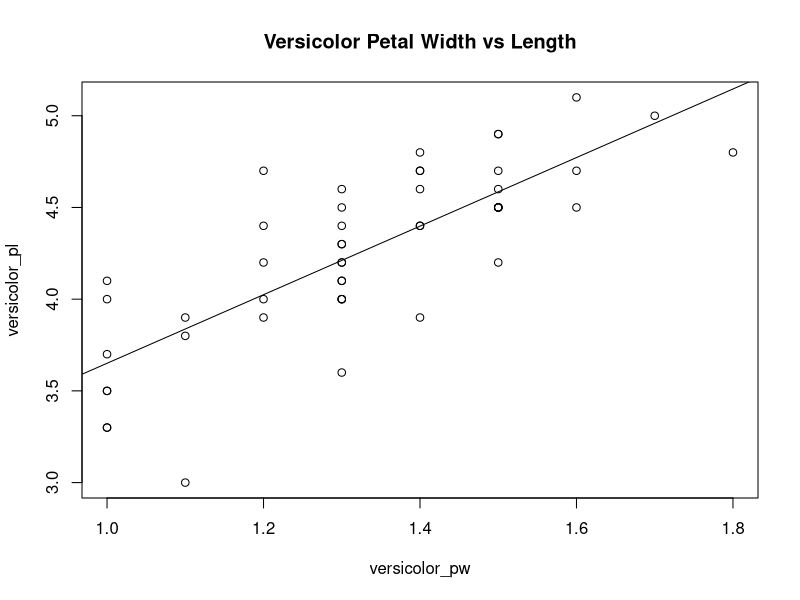
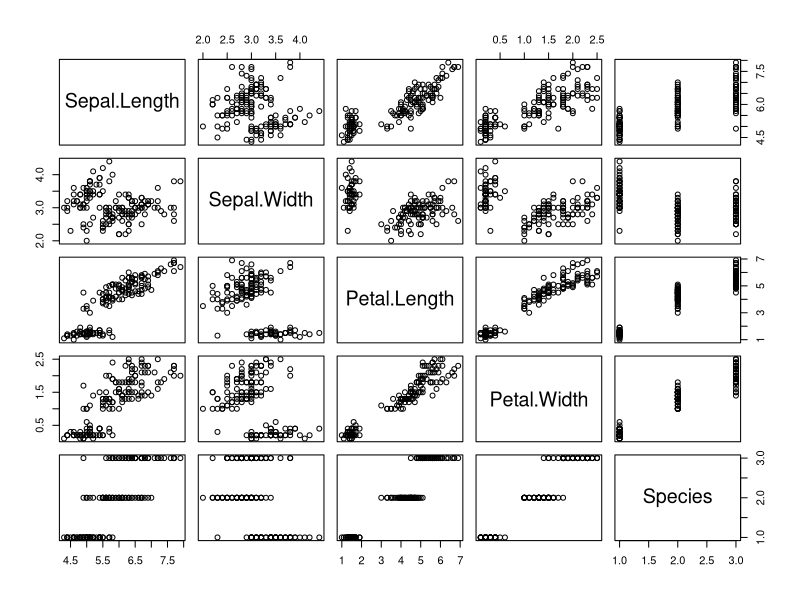
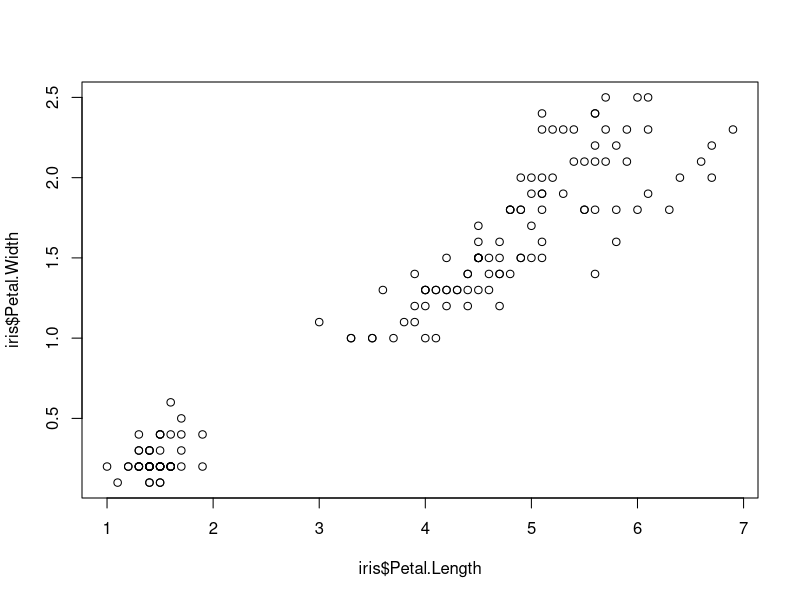
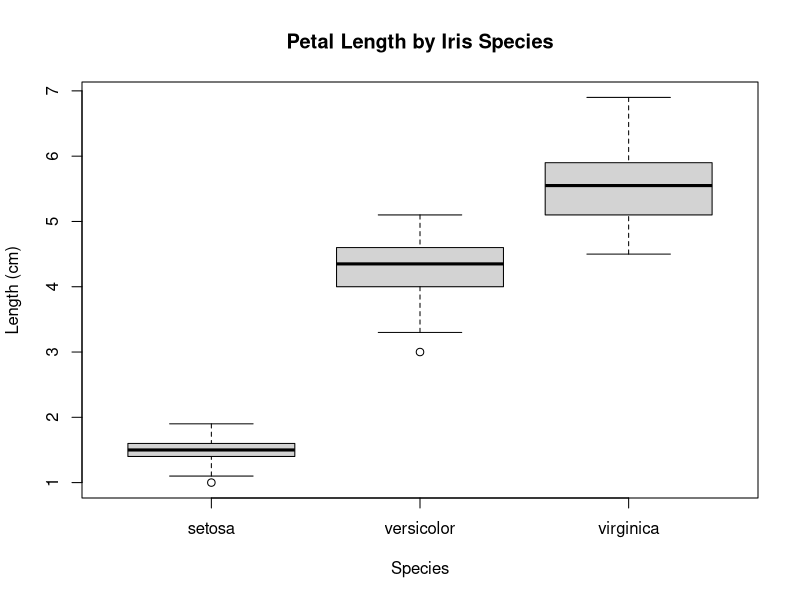
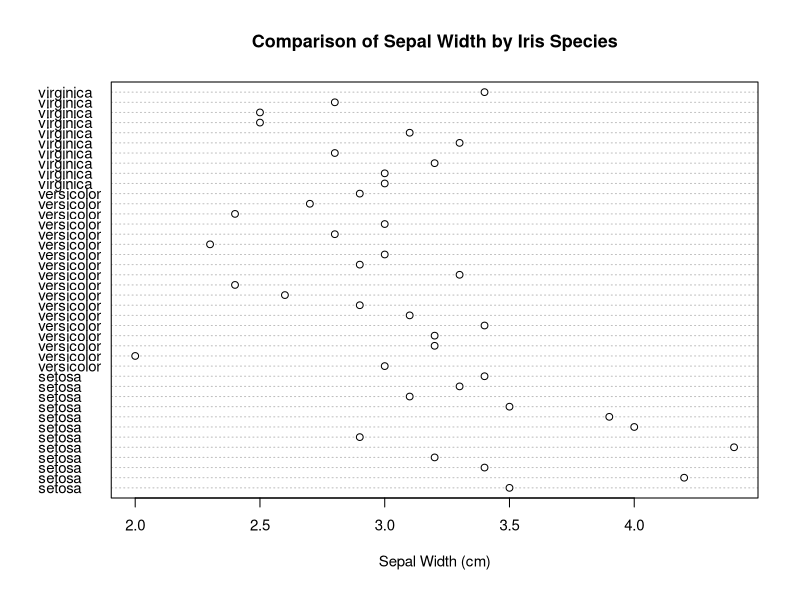
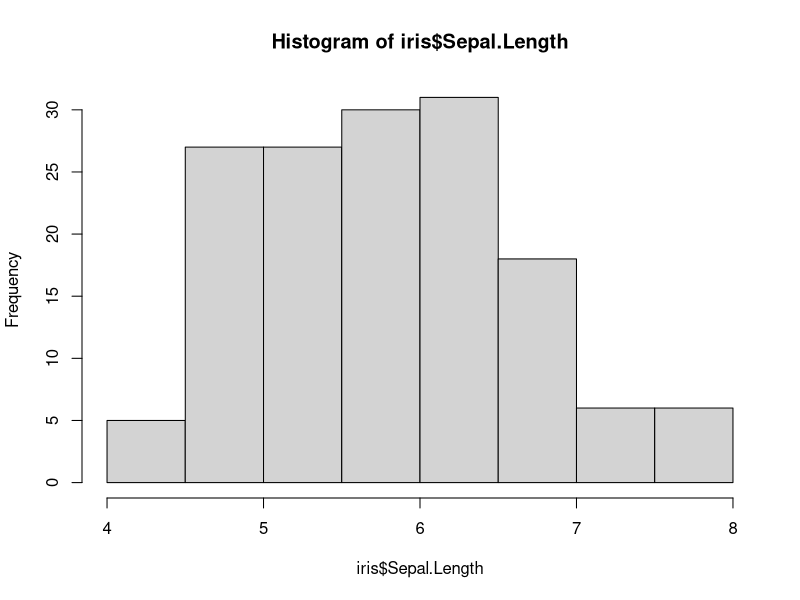
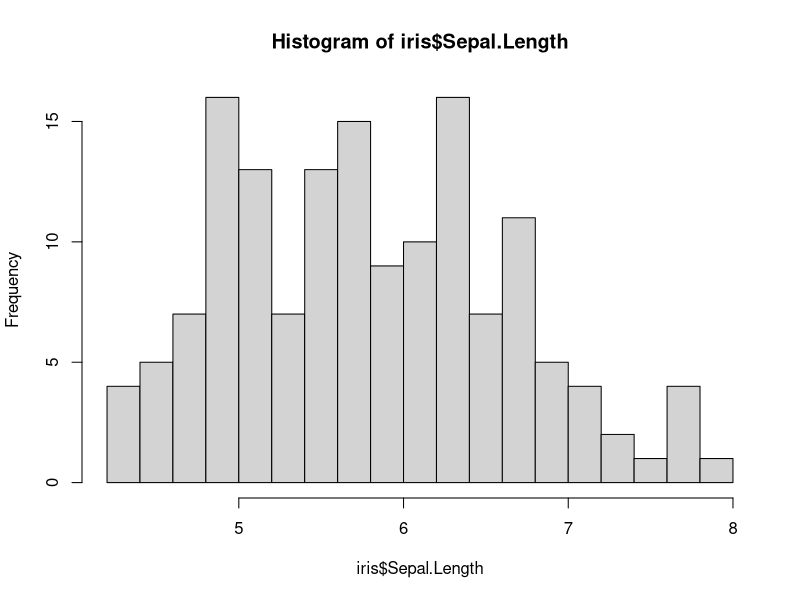
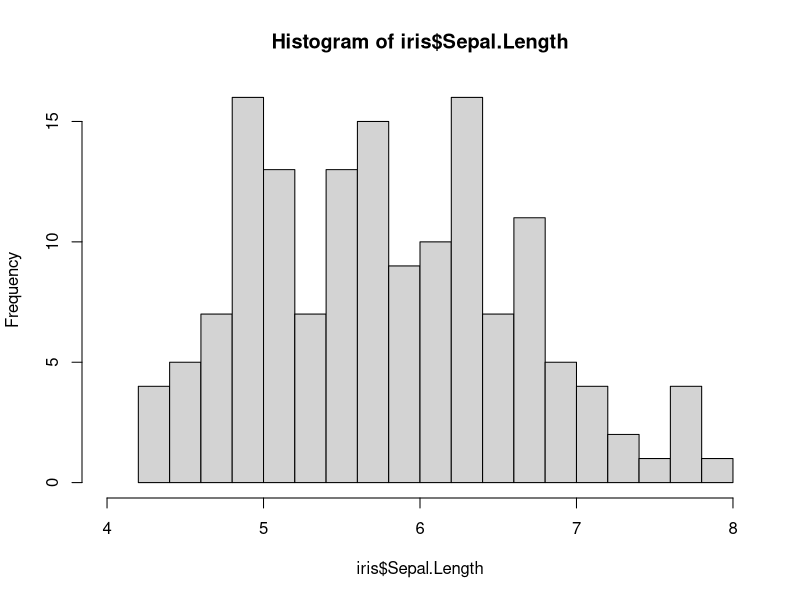

Reproduce these figures in R, in order.
###################################
### Part 3: Plotting Data ###
###################################
##
#

# Let's analyze just the petal widths of the versicolor species in 'iris'.

# We can create a new data frame by extracting a subet of all versicolor records,...
versicolor <- iris[iris$Species == 'versicolor',]
versicolor

# ...then create a numeric vector of versicolor petal widths, or...
versicolor_pw <- versicolor$Petal.Width
versicolor_pw

# ...do the same thing all in one line
versicolor_pw <- iris[iris$Species == 'versicolor', 'Petal.Width']
versicolor_pw

# As with most programming languages, there is usually more than one way to do things in R.
# Keep this in mind as you are learning the language.

### Calculating simple statistics ###

# Before we create any plots, let's get some simple statistics on the pedal widths of versicolor:
  
mean(versicolor_pw)
median(versicolor_pw)
var(versicolor_pw)
sd(versicolor_pw)

# We can also look at the correlation between versicolor's petal width and it's petal length.
# First let's create a vector for versicolor's petal lengths.
versicolor_pl <- iris[iris$Species == 'versicolor', 'Petal.Length']
versicolor_pl

# By default, cor() uses the Pearson method. Values range from -1 to 1. Does petal width have a correlation with petal length?
cor(versicolor_pw,versicolor_pl)


### Plotting Data ###

## Scatterplot ##

# Let's plot the versicolor petal lengths and widths
plot(versicolor_pw,versicolor_pl)

# Add a regression line
abline(lm(versicolor_pl~versicolor_pw))

# Change the title
title("Versicolor Petal Width vs Length")

# What happens if we plot the whole 'iris' data set?
plot(iris)

# Calling plot() on the whole data set makes a scatterplot matrix that plots every variable
# against every other variable. What if we just want to look at one of these scatterplots?
plot(iris$Petal.Length, iris$Petal.Width)

## Boxplot ##

# Boxplot of petal length by species 
boxplot(Petal.Length~Species, data = iris, main="Petal Length by Iris Species",
        ylab="Length (cm)")

## Dot Plot ##

# Take a random sample of size 40 from the iris dataset, sampling without replacement
iris_ran_subset <- iris[sample(1:nrow(iris), 40, replace=FALSE),]

# Sort the rows so that all of the same species are together
iris_ran_subset_sorted <- iris_ran_subset[order(iris_ran_subset$Species),]

dotchart(iris_ran_subset_sorted$Sepal.Width,labels=iris_ran_subset_sorted$Species,cex=.9,
         main="Comparison of Sepal Width by Iris Species", 
         xlab="Sepal Width (cm)")

## Histogram ##

# We can also make a histogram that describes the distribution of sepal length values:
hist(iris$Sepal.Length)

# Let's give the histogram more detail by increasing the number of bins. This is done with the *breaks* argument:

hist(iris$Sepal.Length, breaks = 15)

# Hmm...the x axis is a little off. Let's adjust it with the 'xlim' argument:
  
hist(iris$Sepal.Length, breaks = 25, xlim = c(4, 8))


#######################
# Complete Exercise 6 #
#######################


# On a side note...remember when we introduced lists earlier? A common use of lists is to
# gather different types of R objects in one container. Many functions, including hist(),
# return a list of different values. Each attribute of the returned histogram correlates
# to a specific component of the list. For example, if we assign the output of
# hist(iris$Sepal.Length) to a variable, we can capture the returned list:
  
sepal_hist <- hist(iris$Sepal.Length)
sepal_hist

# There are many other built-in data sets in R. To see a list...

data()

# You can also download .csv and .doc file versions here: *<https://vincentarelbundock.github.io/Rdatasets/datasets.html>*. We look at an example of this in the next section.
